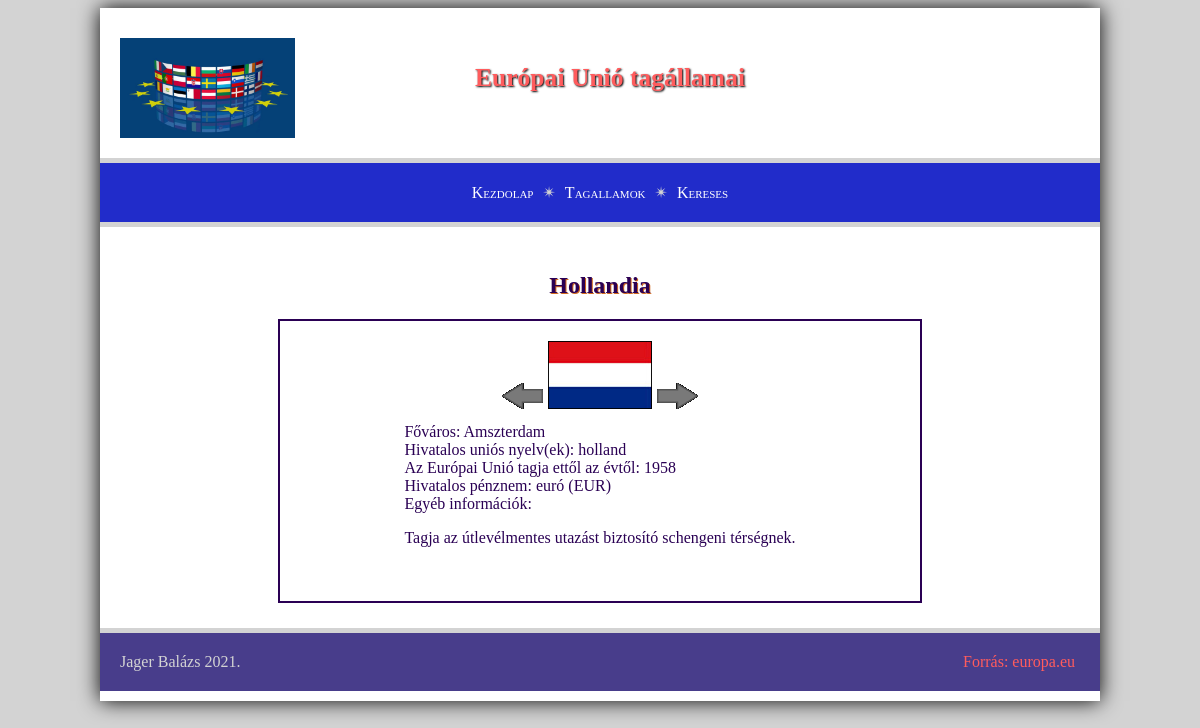
The app's page /orszag.php?id=3 with its own data.
### tables this page shows
CREATE TABLE `eutagok` (
  `id` int(3) NOT NULL,
  `mikor` int(4) NOT NULL,
  `orszag` varchar(20) NOT NULL,
  `fovaros` varchar(20) NOT NULL,
  `nyelv` varchar(50) NOT NULL,
  `penz` varchar(20) NOT NULL,
  `rpenz` varchar(3) NOT NULL,
  `egyeb` text NOT NULL
);

### orszag.php (the view, shortened to what this page needs)
<?php include("header.php"); ?>
<?php
$id = 1;
if (isset($_GET["id"])) {
    $id = $_GET["id"];
}
$query= "SELECT * FROM  eutagok WHERE id=$id";
$result = mysqli_query($conn, $query);
if ($result == null) {
    $row = null;
}else{
    $row = mysqli_fetch_array($result);
    echo "<h2>".$row["orszag"]."</h2><div class=adatok>";
    echo "<div class='alapAdatok'><a href='./orszag.php?id=".($id-1)."'><img src='./forras/left.png' alt='bal'></a>";
    echo "<img src='./forras/$id.jpg'>";
    echo "<a href='./orszag.php?id=".($id+1)."'><img src='./forras/right.png' alt='jobb'></a></div>";
    echo "<div class='egyebAdatok'> ";
    echo "Főváros: $row[fovaros] </br>";
    echo "Hivatalos uniós nyelv(ek): $row[nyelv] </br>";
    echo "Az Európai Unió tagja ettől az évtől: $row[mikor] </br>";
    echo "Hivatalos pénznem: $row[penz] ($row[rpenz])</br>";
    echo "Egyéb információk: <p>$row[egyeb] </p></br>";
    echo "</div></div>";
}
?>
<?php include("footer.php"); ?>

### forras/style.css (style rules this page uses)
body { background-color: lightgray; font-family: Verdana; color: #2a0054; }
h2 { text-align: center; color: #2a0054; text-shadow: 1px 1px chocolate; }
a { text-decoration: none; color: #ff5c5d; padding: 5px; }
main a { color: red; }
.adatok { max-width: 600px; border: 2px solid #2a0054; margin: 0 auto; padding: 20px; text-align: center; }
.egyebAdatok { margin-top: 10px; display: inline-block; text-align: left; }

### records on screen
eutagok: orszag "Hollandia", fovaros "Amszterdam", nyelv "holland", mikor "1958", penz "euró", rpenz "EUR", egyeb "Tagja az útlevélmentes utazást biztosító schengeni térségnek."
